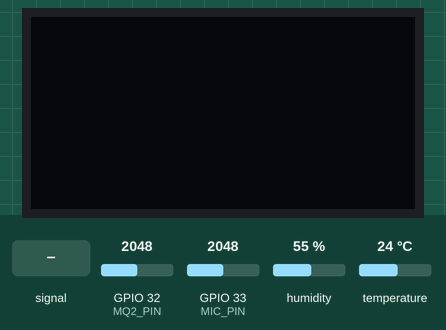
The sketch below on a simulated ESP32. On the bench: 128×64 one-colour display. The test bench sets the inputs (shaded band); at power-on: humidity 55 %, GPIO 33 (MIC_PIN) = 2048, GPIO 32 (MQ2_PIN) = 2048, temperature 24 °C (analog values on the 0–4095 scale).

Above: at 1.2 s.
1.3 s: GPIO 33 (MIC_PIN) fed a 200 Hz sine of ±327 counts around its level
At 1.8 s:
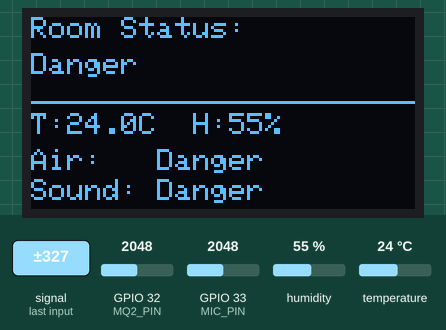
2.9 s: humidity set to 22 %
At 5.4 s:
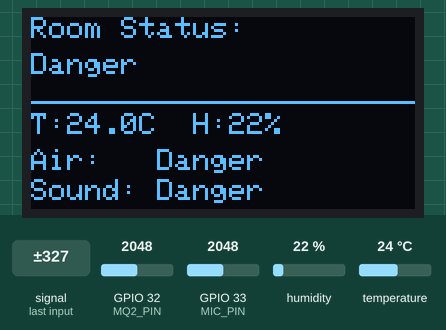
6.0 s: GPIO 33 (MIC_PIN) set to 2866
At 7.4 s:
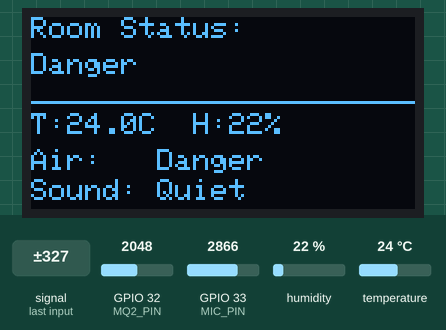
7.7 s: GPIO 32 (MQ2_PIN) set to 1247
9.2 s: GPIO 32 (MQ2_PIN) set to 1152
At 10.4 s:
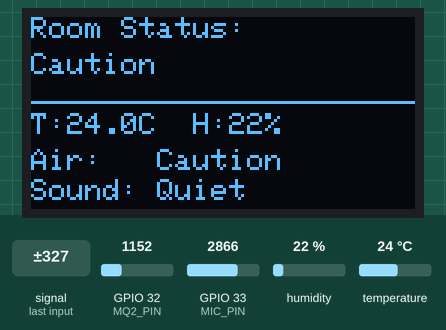
10.9 s: temperature set to 21 °C
At 14.1 s:
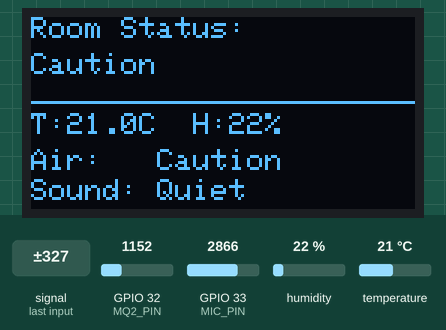
14.5 s: temperature set to 18 °C
At 15.6 s:
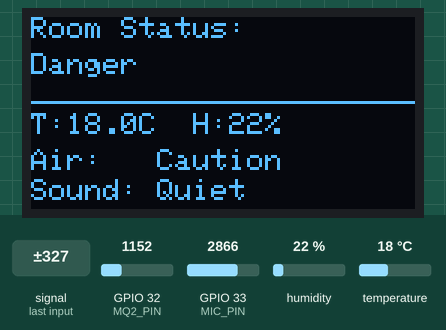
Timing chart, 0 to 17.5 s (numbered marks = the images above; inputs shaded):
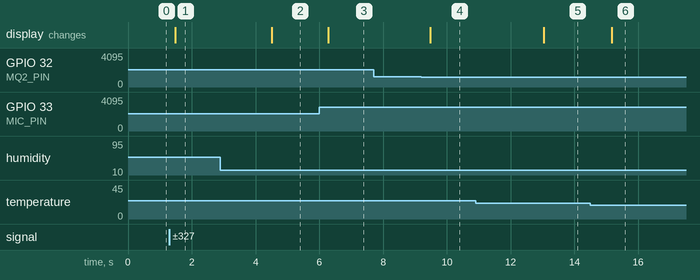

Measured:
- the behaviour switches between 1201 and 1200 on GPIO 32 (MQ2_PIN) (found by bisection; images 3 and 4)
- the behaviour switches between 20 and 19 °C on temperature (found by bisection; images 5 and 6)
- after the input at 1.3 s, the display: changes after 0.18 s (image 1)
- after the input at 2.9 s, the display: changes after 1.6 s (image 2)
- after the input at 6.0 s, the display: changes after 0.27 s (image 3)
- after the input at 7.7 s, every drawn part: stays the same
- after the input at 9.2 s, the display: changes after 0.28 s (image 4)
- after the input at 10.9 s, the display: changes after 2.1 s (image 5)
- after the input at 14.5 s, the display: changes after 0.68 s (image 6)

The sketch:

room_safety.ino
```cpp
#include <Wire.h>
#include <Adafruit_GFX.h>
#include <Adafruit_SSD1306.h>
#include <DHT.h>
#include <WiFi.h>
#include <WebServer.h>

#define SCREEN_WIDTH 128
#define SCREEN_HEIGHT 64
#define OLED_RESET -1
#define SCREEN_ADDRESS 0x3C
Adafruit_SSD1306 display(SCREEN_WIDTH, SCREEN_HEIGHT, &Wire, OLED_RESET);

#define DHTPIN 4
#define DHTTYPE DHT11
#define MQ2_PIN 32
#define MIC_PIN 33

DHT dht(DHTPIN, DHTTYPE);
WebServer server(80);

const char* ssid = "Hazem-ESP32-Monitor";
const char* password = "12345678";

unsigned long displayStartTime = 0;
const unsigned long displayDuration = 20000;
bool isDisplayActive = false;
bool forceAlwaysOn = false;

float h, t;
int rawGas;
String airText, soundText, temp_v, roomStatus;

void updateTempStatus(float currentTemp) {
  if (currentTemp >= 20.0 && currentTemp <= 26.0) temp_v = "Optimal";
  else if (currentTemp > 26.0 && currentTemp <= 30.0) temp_v = "Normal";
  else if ((currentTemp >= 10.0 && currentTemp < 20.0) || (currentTemp > 30.0 && currentTemp <= 38.0)) temp_v = "Caution";
  else temp_v = "Danger";
}

String getAirQuality(float raw) {
  if (raw <= 600) return "Normal";
  if (raw <= 1200) return "Caution";
  return "Danger";
}

String getSoundStatus(int ptp) {
  if (ptp < 30) return "Quiet";
  if (ptp < 70) return "Normal";
  if (ptp < 150) return "Caution";
  return "Danger";
}

void calculateRoomStatus() {
  if (temp_v == "Danger" || airText == "Danger" || soundText == "Danger") {
    roomStatus = "Danger";
    return;
  }

  int c_counter = 0;
  if (temp_v == "Caution") c_counter++;
  if (airText == "Caution") c_counter++;
  if (soundText == "Caution") c_counter++;

  if (c_counter >= 2) {
    roomStatus = "Danger";
  } else if (c_counter == 1) {
    roomStatus = "Caution";
  } else {
    roomStatus = "Normal";
  }
}

void handleRoot() {
  String html = "<html><head>";
  html += "<meta name='viewport' content='width=device-width, initial-scale=1'>";
  html += "<meta http-equiv='refresh' content='1'>";
  html += "<style>body{font-family:'Segoe UI',sans-serif; text-align:center; background:#eceff1; color:#37474f; margin:0; padding:20px;} ";
  html += ".card{background:white; padding:25px; margin:15px auto; max-width:450px; border-radius:12px; box-shadow:0 8px 16px rgba(0,0,0,0.08);} ";
  html += ".btn{padding:14px; margin:5px; width:45%; font-size:13px; font-weight:bold; border-radius:6px; border:none; color:white; cursor:pointer; text-decoration:none; display:inline-block;} ";
  html += ".on{background:#2e7d32;} .off{background:#455a64;} ";
  html += ".status-box{font-size:32px; font-weight:bold; padding:15px; margin:15px 0; border-radius:8px; border:2px solid; ";

  if (roomStatus == "Normal") html += "background:#006400; color:#2e7d32; border-color:#a5d6a7;} ";
  else if (roomStatus == "Caution") html += "background:#FFA500; color:#f57f17; border-color:#fff59d;} ";
  else if (roomStatus == "Danger") html += "background:#FF0000; color:#c62828; border-color:#ef9a9a;} ";
  else html += "background:#b71c1c; color:white; border-color:#000;} ";

  html += "</style></head><body>";
  html += "<div class='card'><h2>Room Status</h2>";
  html += "<div class='status-box'>" + roomStatus + "</div></div>";
  html += "<div class='card'><h3>Core Metrics</h3>";
  html += "<p>Temperature: <b>" + String(t, 1) + " C</b></p>";
  html += "<p>Humidity: <b>" + String(h, 1) + " %</b></p>";
  html += "<p>Air Quality: <b>" + airText + "</b></p>";
  html += "<p>Acoustic Level: <b>" + soundText + "</b></p></div>";
  html += "<div class='card'><p>System Mode: <b>" + String(forceAlwaysOn ? "On" : "Auto") + "</b></p>";
  html += "<a href='/on' class='btn on'>Force Active</a><a href='/sleep' class='btn off'>Enable Auto</a></div>";
  html += "</body></html>";
  server.send(200, "text/html", html);
}

void setup() {
  Serial.begin(115200);
  if (!display.begin(SSD1306_SWITCHCAPVCC, SCREEN_ADDRESS)) {
    Serial.println(F("SSD1306 allocation failed"));
  }
  display.clearDisplay();
  display.display();
  dht.begin();
  analogReadResolution(12);
  WiFi.softAP(ssid, password);
  server.on("/", handleRoot);
  server.on("/on", []() {
    forceAlwaysOn = true;
    isDisplayActive = true;
    server.sendHeader("Location", "/");
    server.send(303);
  });
  server.on("/sleep", []() {
    forceAlwaysOn = false;
    isDisplayActive = false;
    displayStartTime = 0;
    server.sendHeader("Location", "/");
    server.send(303);
  });
  server.begin();
}

void loop() {
  server.handleClient();
  h = dht.readHumidity();
  t = dht.readTemperature();
  rawGas = analogRead(MQ2_PIN);
  updateTempStatus(t);
  airText = getAirQuality(rawGas);

  unsigned int sMax = 0, sMin = 4095;
  unsigned long start = millis();
  while (millis() - start < 150) {
    int s = analogRead(MIC_PIN);
    if (s > sMax) sMax = s;
    if (s < sMin) sMin = s;
  }
  int ptp = sMax - sMin;
  soundText = getSoundStatus(ptp);
  calculateRoomStatus();

  if (forceAlwaysOn) isDisplayActive = true;
  else {
    if (ptp >= 100) {
      isDisplayActive = true;
      displayStartTime = millis();
    }
    if (isDisplayActive && (millis() - displayStartTime > displayDuration)) {
      isDisplayActive = false;
    }
  }

  display.clearDisplay();
  if (isDisplayActive) {
    display.setTextColor(SSD1306_WHITE);
    display.setTextSize(1);
    display.setCursor(0, 0);
    display.print("Room Status:");
    display.setCursor(0, 12);
    display.println(roomStatus);
    display.drawFastHLine(0, 28, 128, SSD1306_WHITE);
    display.setCursor(0, 32);
    display.printf("T:%.1fC  H:%.0f%%", t, h);
    display.setCursor(0, 44);
    display.print("Air:   ");
    display.println(airText);
    display.setCursor(0, 54);
    display.print("Sound: ");
    display.println(soundText);
  }
  display.display();
}
```
